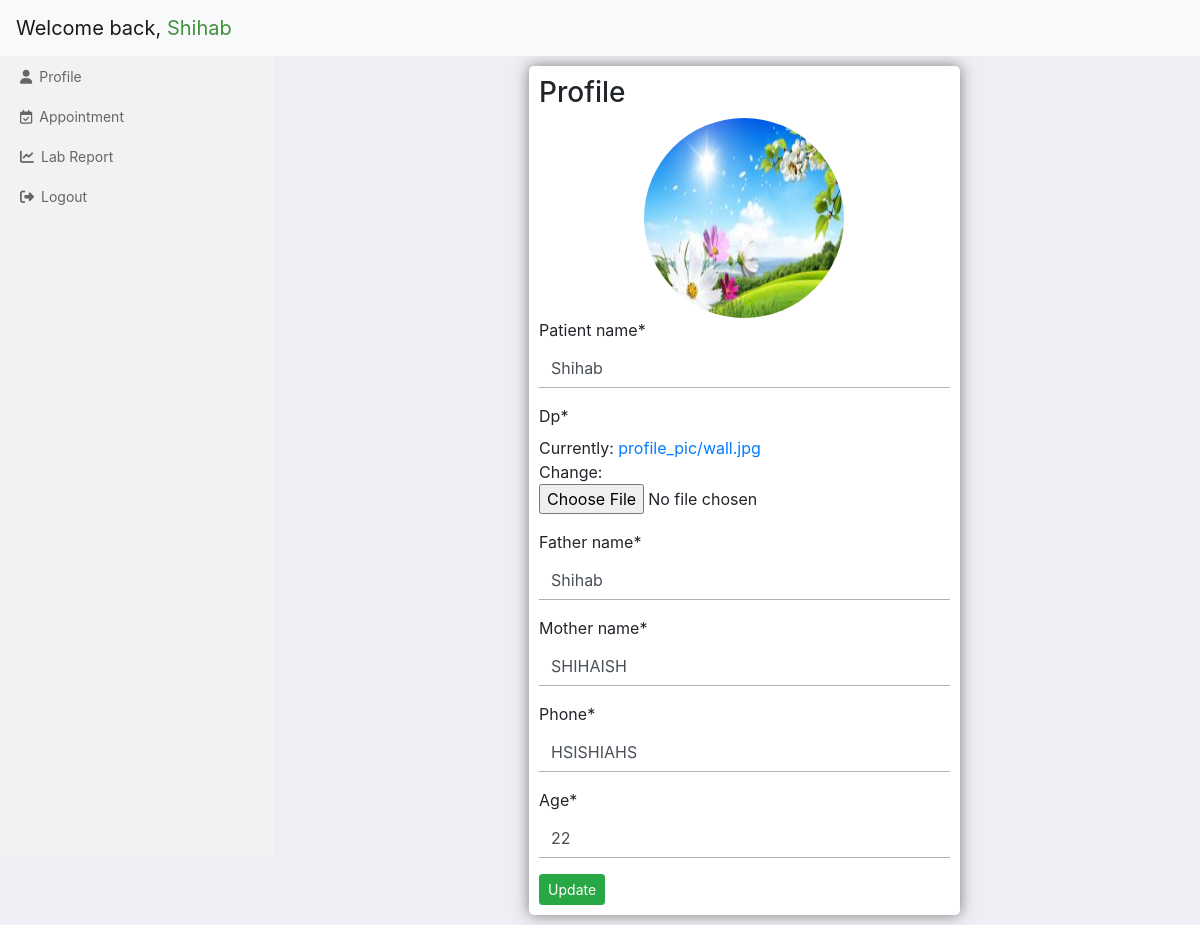
/p_profile (signed in), run on an earlier commit of the app's database.
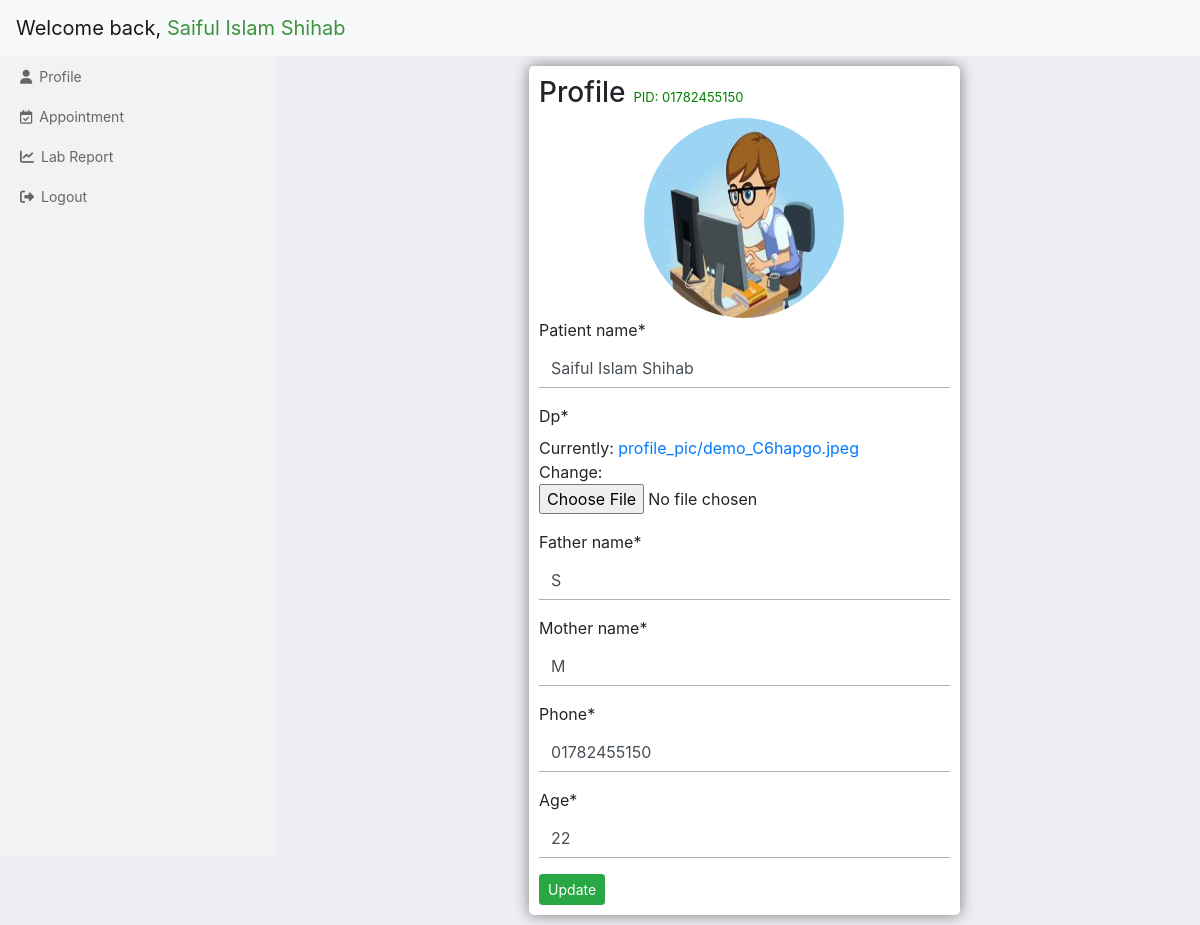
And on a later commit of the database.
### patient/models.py (models this page shows, shortened)
class patient(models.Model):
    pemail = models.CharField(max_length=254, blank=False)
    password = models.CharField(max_length=50, blank=False)
    patient_name = models.CharField(max_length=50)
    dp = models.ImageField(default='default.jpg', upload_to='profile_pic')
    father_name = models.CharField(max_length=50)
    mother_name = models.CharField(max_length=50)
    phone = models.CharField(max_length=11)
    age = models.CharField(max_length=10)
    p_identity = models.CharField(max_length=11)

### patient/views.py (the view)
# urls.py: path('p_profile', views.patientProfile, name="p_profile")
def patientProfile(request):
    if request.session.has_key('pemail'):
        alertmsg = ""
        user_email = request.session.get('pemail')
        fetch_user = patient.objects.get(pemail=user_email)
        if request.method == 'POST':
            form = ProfileUpdateForm(request.POST, request.FILES, instance=fetch_user)
            if form.is_valid():
                fetch_user.p_identity = form.cleaned_data['phone']
                form.save()
                alertmsg = "Your profile is updated!"
                context = {'pa': fetch_user, 'alert': alertmsg, 'alertcolor': True, 'noform': True, 'has_pid':True}
                return render(request, 'patient/profile.html', context)
        else:
            if(fetch_user.patient_name == "" or
                fetch_user.father_name == "" or
                fetch_user.mother_name == "" or
                fetch_user.phone == ""):
                form = ProfileUpdateForm(instance=fetch_user)
                alertmsg = "Please complete your profile information!"
            else:
                form = ProfileUpdateForm(instance=fetch_user)
            context = {'profile_update_form': form, 'pa': fetch_user, 'alert': alertmsg}
            return render(request, 'patient/profile.html', context)
    else:
        return redirect('login')

### patient/forms.py
class ProfileUpdateForm(forms.ModelForm):
    class Meta:
        model = patient
        fields = [
            'patient_name',
            'dp',
            'father_name',
            'mother_name',
            'phone',
            'age'
        ]

### templates/patient/profile.html (shortened to what this page needs)
{% extends 'patient/p_base.html' %}
{% load crispy_forms_tags %}
{% block content %}
<div class="p_profile">
    {% if noform %}
    {% else %}
    <h3 class="d-inline-block mr-2">Profile</h3>{% if pa.p_identity %}<span style="font-size: 13px;color:green;">PID: {{ pa.p_identity }}</span>{% endif %}
    <div class="media">
        <img class="rounded-circle account-img" src="{{ pa.dp.url }}">
    </div>
    <form action="" method="POST" enctype="multipart/form-data">
        {{ profile_update_form | crispy }}
        <input type="submit" value="Update" class="btn btn-success btn-sm">
    </form>
</div>
{% endif %}
{% endblock %}

### templates/patient/p_base.html (shortened to what this page needs)
{% load static %}
<!doctype html>
<html lang="en">
<head>
    <link rel="stylesheet" href="https://stackpath.bootstrapcdn.com/bootstrap/4.3.1/css/bootstrap.min.css">
    <link rel="stylesheet" href="{% static 'styles/app.css' %}">
</head>
<body id="_dashboard_body">
    <div id="_dashboard">
        <nav class="navbar navbar-light bg-light fixed-top">
            {% if pa %}
            {% if pa.patient_name == "" %}
            <a class="navbar-brand" href="#">Welcome back, <span style="color: rgb(63, 146, 63);">{{pa.pemail}}</span></a>
            {% else %}
            <a class="navbar-brand" href="#">Welcome back, <span style="color: rgb(63, 146, 63);">{{pa.patient_name}}</span></a>
            {% endif %}
            {% endif %}
        </nav>
        <div class="row" style="margin-top: 56px;">
            <div class="col-3">
                <div class="sidebar">
                    <div class="side_menu" class="list-group pt">
                        <a href="{% url 'p_profile' %}" class="list-group-item"><i class="fas fa-user"></i>Profile</a>
                        <a href="" class="list-group-item"><i class="far fa-calendar-check"></i>Appointment</a>
                        <a href="" class="list-group-item"><i class="fas fa-chart-line"></i>Lab Report</a>
                        <a href="{% url 'p_logout'%}" class="list-group-item"><i class="fas fa-sign-out-alt"></i>Logout</a>
                    </div>
                </div>
            </div>
            <div class="col-9">
                <div class="" id="page_content">
                    {% block content %}
                    {% endblock %}
                </div>
            </div>
        </div>
    </div>
</body>
</html>

### static/styles/app.css (style rules this page uses)
body { margin: 0 !important; padding: 0 !important; }
.row { margin-right: 0 !important; }
.form-control { outline: none !important; border: none !important; border-bottom: 1px solid #b5afaf !important; border-radius: 0 !important; }
#_dashboard_body { background: rgb(237, 239, 244); }
.sidebar { background: #f2f2f2; height: 100vh; }
.side_menu .list-group-item { background-color: transparent !important; border: none !important; border-radius: 0 !important; font-size: 14px !important; color: #666; padding: 10px 20px; text-decoration: none; }
i { margin-right: 7px; }
#page_content { padding: 10px; }
.p_profile { background: white; box-shadow: 0px 0px 15px #7d7b7b; padding: 10px; border-radius: 5px; width: 50%; margin: 0 auto; }
.media { height: 200px; }
.media img { width: 200px !important; height: 200px !important; margin: 0 auto; }

What changed in the data, as far as the page shows it:
removed patient: patient_name "Shihab", dp (picture), father_name "Shihab", mother_name "SHIHAISH", phone "HSISHIAHS", age "22"
added patient: patient_name "Saiful Islam Shihab", p_identity "01782455150", dp (picture), father_name "S", mother_name "M", phone "01782455150", age "22"
Also different on the page:
text no longer shown: "Patient name * Dp * Currently: profile_pic/wall.jpg Change: Father name * Mother name * Phone * Age *"
text now shown: "PID: Patient name * Dp * Currently: profile_pic/demo_C6hapgo.jpeg Change: Father name * Mother name * Phone * Age *"
